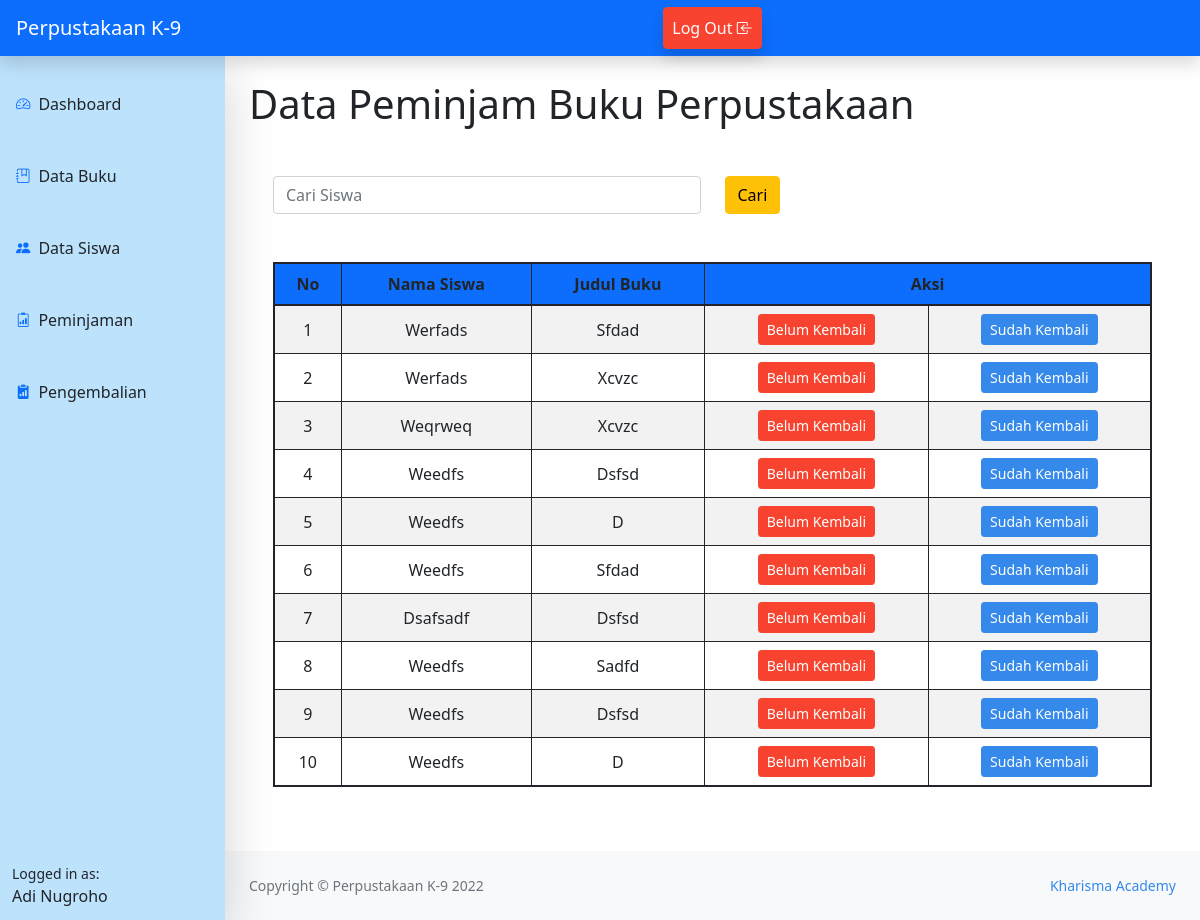
Page /pengembalian.php (signed in) on the earlier database version.
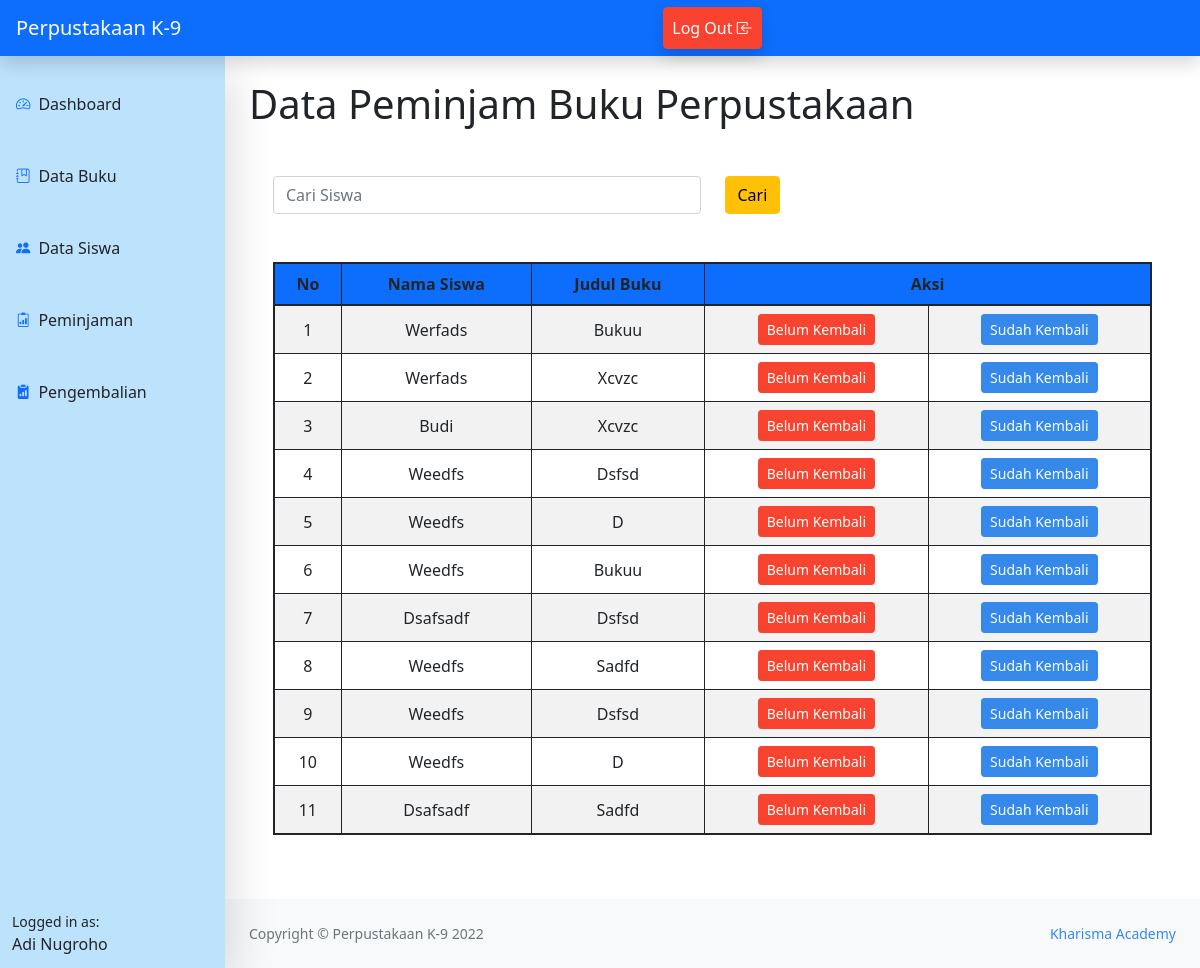
Same page on the later database version.
### tables this page shows
CREATE TABLE `peminjaman` (
  `id_peminjaman` int(11) NOT NULL,
  `id_siswa` int(11) NOT NULL,
  `id_petugas` int(11) NOT NULL,
  `tanggal_peminjaman` date NOT NULL,
  `tanggal_pengembalian` date NOT NULL
);

CREATE TABLE `siswa` (
  `nis` int(11) NOT NULL,
  `nama` char(100) DEFAULT NULL,
  `jenis_kelamin` enum('L','P') DEFAULT NULL,
  `alamat` varchar(50) DEFAULT NULL,
  `id_kelas` int(11) DEFAULT NULL
);

CREATE TABLE `buku` (
  `id_buku` int(11) NOT NULL,
  `penulis` char(250) DEFAULT NULL,
  `tahun` year(4) DEFAULT NULL,
  `judul` varchar(100) DEFAULT NULL,
  `kota` varchar(50) DEFAULT NULL,
  `penerbit` varchar(50) DEFAULT NULL,
  `cover` varchar(200) DEFAULT NULL,
  `sinopsis` text DEFAULT NULL,
  `stok` int(11) DEFAULT NULL
);

### pengembalian.php (the view, shortened to what this page needs)
<?php
include "home_admin.php";
$my = mysqli_query($db,"SELECT * FROM peminjaman JOIN detail_peminjaman ON peminjaman.id_peminjaman = detail_peminjaman.id_peminjaman
                                                 JOIN siswa ON peminjaman.id_siswa = siswa.nis");
$my1 = mysqli_query($db,"SELECT * FROM detail_peminjaman JOIN buku ON detail_peminjaman.id_buku = buku.id_buku");
?>
<main class="mb-5">
    <div class="container-fluid px-4">
    <h1 class="mt-4">Data Peminjam Buku Perpustakaan</h1>
                    <div class="container mt-5">
                    <form action=" " method="post">
                    <div class="row">
                    <div class="col">
                        <input type="text" class="form-control" name ="cari" placeholder="Cari Siswa" >
                    </div>
                    <div class="col">
                    <button id="search" type="submit" name="cari" class="btn btn-warning">Cari</button>
                    </div>
                    </div>
                    </form>
                    <form action="" enctype="multipart/form-data">
                    <table class="table table-striped table-bordered border border-2 border-dark table-hover mt-5">
                    <thead class="text-center">
                        <tr class="bg-primary">
                            <th scope="col">No</th>
                            <th scope="col">Nama Siswa</th>
                            <th scope="col">Judul Buku</th>
                            <th scope="col" colspan="2">Aksi</th>
                        </tr>
                    </thead>
                    <tbody>
                    <?php
                                $i = 1;
                                while($data = mysqli_fetch_assoc($my)){
                                    $data1 = mysqli_fetch_assoc($my1);
                            ?>
                        <tr class="text-center">
                            <td class="align-middle"><?= $i;?></td>
                            <td class="align-middle"><?= ucwords($data['nama']);?></td>
                            <td class="align-middle"><?= ucwords($data1['judul']);?></td>
                            <td class="align-middle">
                                <a href="proses_kembali.php?id=<?= $data['id_peminjaman'];?>" class="btn btn-sm btn-danger">Belum Kembali</a>
                            </td>
                            <td class="align-middle">
                                <a href="proses_kembali.php?id=<?= $data['id_peminjaman'];?>" class="btn btn-sm btn-primary">Sudah Kembali</a>
                            </td>
                        </tr>
                        <?php $i++; ?>
                        <?php } ?>
                    </tbody>
                    </table>
                    </form>
    </div>
</main>
<?php include "footer.php"; ?>

Differences in the rows shown:
changed through a linked row, peminjaman (number 1 of 11 on the later page): buku.judul "Sfdad" → "Bukuu"
changed through a linked row, peminjaman: id_siswa.nama "Weqrweq" → "Budi"
changed through a linked row, peminjaman (number 6 of 11 on the later page): buku.judul "Sfdad" → "Bukuu"
added peminjaman: id_siswa.nama "Dsafsadf", buku.judul "Sadfd"
